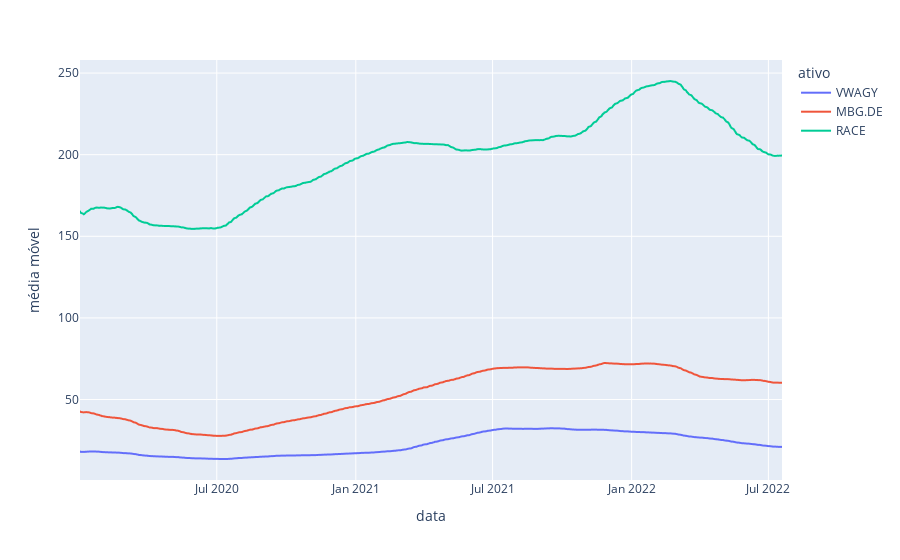

This figure's notebook cell:
### Code cell
mm_vertical = mm.stack().reset_index()
mm_vertical.columns = ['data', 'ativo', 'média móvel']

fig = px.line(mm_vertical, x="data", y="média móvel", color='ativo')
fig.show()

### Figure 1 — Plotly figure (JSON) as saved in the notebook; plotly's stock layout.template omitted (floating-point values rounded to 4 significant figures; data arrays with more than 128 entries replaced by an {"elided": "..."} marker saying what was removed)
{"data": [{"hovertemplate": "ativo=VWAGY<br>data=%{x}<br>média móvel=%{y}<extra></extra>", "legendgroup": "VWAGY", "line": {"color": "#636efa", "dash": "solid"}, "marker": {"symbol": "circle"}, "mode": "lines", "name": "VWAGY", "showlegend": true, "type": "scattergl", "x": {"elided": "658 str values"}, "xaxis": "x", "y": {"elided": "658 float values"}, "yaxis": "y"}, {"hovertemplate": "ativo=MBG.DE<br>data=%{x}<br>média móvel=%{y}<extra></extra>", "legendgroup": "MBG.DE", "line": {"color": "#EF553B", "dash": "solid"}, "marker": {"symbol": "circle"}, "mode": "lines", "name": "MBG.DE", "showlegend": true, "type": "scattergl", "x": {"elided": "658 str values"}, "xaxis": "x", "y": {"elided": "658 float values"}, "yaxis": "y"}, {"hovertemplate": "ativo=RACE<br>data=%{x}<br>média móvel=%{y}<extra></extra>", "legendgroup": "RACE", "line": {"color": "#00cc96", "dash": "solid"}, "marker": {"symbol": "circle"}, "mode": "lines", "name": "RACE", "showlegend": true, "type": "scattergl", "x": {"elided": "658 str values"}, "xaxis": "x", "y": {"elided": "658 float values"}, "yaxis": "y"}], "layout": {"legend": {"title": {"text": "ativo"}, "tracegroupgap": 0}, "margin": {"t": 60}, "xaxis": {"anchor": "y", "domain": [0, 1], "title": {"text": "data"}}, "yaxis": {"anchor": "x", "domain": [0, 1], "title": {"text": "média móvel"}}}}
